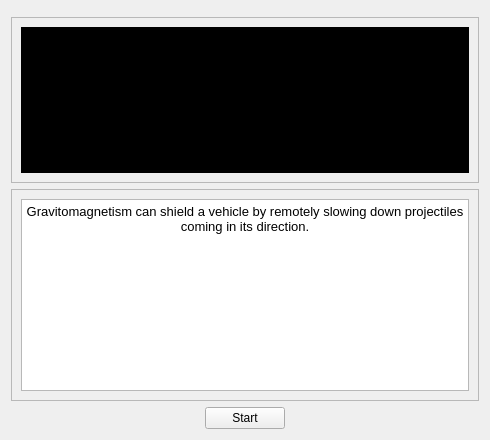
      <widget class="QWidget" name="tab_2">
       <attribute name="title">
        <string>Force Field</string>
       </attribute>
       <layout class="QVBoxLayout" name="verticalLayout_2">
        <item>
         <widget class="QFrame" name="frame_4">
          <property name="sizePolicy">
           <sizepolicy hsizetype="Preferred" vsizetype="Expanding">
            <horstretch>0</horstretch>
            <verstretch>0</verstretch>
           </sizepolicy>
          </property>
          <property name="frameShape">
           <enum>QFrame::StyledPanel</enum>
          </property>
          <property name="frameShadow">
           <enum>QFrame::Raised</enum>
          </property>
         </widget>
        </item>
        <item>
         <widget class="QFrame" name="frame_5">
          <property name="sizePolicy">
           <sizepolicy hsizetype="Preferred" vsizetype="Expanding">
            <horstretch>0</horstretch>
            <verstretch>0</verstretch>
           </sizepolicy>
          </property>
          <property name="frameShape">
           <enum>QFrame::StyledPanel</enum>
          </property>
          <property name="frameShadow">
           <enum>QFrame::Raised</enum>
          </property>
          <layout class="QHBoxLayout" name="horizontalLayout_9">
           <item>
            <widget class="QWidget" name="widget_3" native="true">
             <property name="sizePolicy">
              <sizepolicy hsizetype="Expanding" vsizetype="Preferred">
               <horstretch>0</horstretch>
               <verstretch>0</verstretch>
              </sizepolicy>
             </property>
             <property name="palette">
              <palette>
               <active>
                <colorrole role="WindowText">
                 <brush brushstyle="SolidPattern">
                  <color alpha="255">
                   <red>255</red>
                   <green>255</green>
                   <blue>255</blue>
                  </color>
                 </brush>
                </colorrole>
                <colorrole role="Button">
                 <brush brushstyle="SolidPattern">
                  <color alpha="255">
                   <red>0</red>
                   <green>0</green>
                   <blue>0</blue>
                  </color>
                 </brush>
                </colorrole>
                <colorrole role="Light">
                 <brush brushstyle="SolidPattern">
                  <color alpha="255">
                   <red>0</red>
                   <green>0</green>
                   <blue>0</blue>
                  </color>
                 </brush>
                </colorrole>
                <colorrole role="Midlight">
                 <brush brushstyle="SolidPattern">
                  <color alpha="255">
                   <red>0</red>
                   <green>0</green>
                   <blue>0</blue>
                  </color>
                 </brush>
                </colorrole>
                <colorrole role="Dark">
                 <brush brushstyle="SolidPattern">
                  <color alpha="255">
                   <red>0</red>
                   <green>0</green>
                   <blue>0</blue>
                  </color>
                 </brush>
                </colorrole>
                <colorrole role="Mid">
                 <brush brushstyle="SolidPattern">
                  <color alpha="255">
                   <red>0</red>
                   <green>0</green>
                   <blue>0</blue>
                  </color>
                 </brush>
                </colorrole>
                <colorrole role="Text">
                 <brush brushstyle="SolidPattern">
                  <color alpha="255">
                   <red>255</red>
                   <green>255</green>
                   <blue>255</blue>
                  </color>
                 </brush>
                </colorrole>
                <colorrole role="BrightText">
                 <brush brushstyle="SolidPattern">
                  <color alpha="255">
                   <red>255</red>
                   <green>255</green>
                   <blue>255</blue>
                  </color>
                 </brush>
                </colorrole>
                <colorrole role="ButtonText">
                 <brush brushstyle="SolidPattern">
                  <color alpha="255">
                   <red>255</red>
                   <green>255</green>
                   <blue>255</blue>
                  </color>
                 </brush>
                </colorrole>
                <colorrole role="Base">
                 <brush brushstyle="SolidPattern">
                  <color alpha="255">
                   <red>0</red>
                   <green>0</green>
                   <blue>0</blue>
                  </color>
                 </brush>
                </colorrole>
                <colorrole role="Window">
                 <brush brushstyle="SolidPattern">
                  <color alpha="255">
                   <red>0</red>
                   <green>0</green>
                   <blue>0</blue>
                  </color>
                 </brush>
                </colorrole>
                <colorrole role="Shadow">
                 <brush brushstyle="SolidPattern">
                  <color alpha="255">
                   <red>0</red>
                   <green>0</green>
                   <blue>0</blue>
                  </color>
                 </brush>
                </colorrole>
                <colorrole role="AlternateBase">
                 <brush brushstyle="SolidPattern">
                  <color alpha="255">
                   <red>0</red>
                   <green>0</green>
                   <blue>0</blue>
                  </color>
                 </brush>
                </colorrole>
                <colorrole role="ToolTipBase">
                 <brush brushstyle="SolidPattern">
                  <color alpha="255">
                   <red>255</red>
                   <green>255</green>
                   <blue>220</blue>
                  </color>
                 </brush>
                </colorrole>
                <colorrole role="ToolTipText">
                 <brush brushstyle="SolidPattern">
                  <color alpha="255">
                   <red>0</red>
                   <green>0</green>
                   <blue>0</blue>
                  </color>
                 </brush>
                </colorrole>
                <colorrole role="PlaceholderText">
                 <brush brushstyle="SolidPattern">
                  <color alpha="128">
                   <red>255</red>
                   <green>255</green>
                   <blue>255</blue>
                  </color>
                 </brush>
                </colorrole>
               </active>
               <inactive>
                <colorrole role="WindowText">
                 <brush brushstyle="SolidPattern">
                  <color alpha="255">
                   <red>255</red>
                   <green>255</green>
                   <blue>255</blue>
                  </color>
                 </brush>
                </colorrole>
                <colorrole role="Button">
                 <brush brushstyle="SolidPattern">
                  <color alpha="255">
                   <red>0</red>
                   <green>0</green>
                   <blue>0</blue>
                  </color>
                 </brush>
                </colorrole>
                <colorrole role="Light">
                 <brush brushstyle="SolidPattern">
                  <color alpha="255">
                   <red>0</red>
                   <green>0</green>
                   <blue>0</blue>
                  </color>
                 </brush>
                </colorrole>
                <colorrole role="Midlight">
                 <brush brushstyle="SolidPattern">
                  <color alpha="255">
                   <red>0</red>
                   <green>0</green>
                   <blue>0</blue>
                  </color>
                 </brush>
                </colorrole>
                <colorrole role="Dark">
                 <brush brushstyle="SolidPattern">
                  <color alpha="255">
                   <red>0</red>
                   <green>0</green>
                   <blue>0</blue>
                  </color>
                 </brush>
                </colorrole>
                <colorrole role="Mid">
                 <brush brushstyle="SolidPattern">
                  <color alpha="255">
                   <red>0</red>
                   <green>0</green>
                   <blue>0</blue>
                  </color>
                 </brush>
                </colorrole>
                <colorrole role="Text">
                 <brush brushstyle="SolidPattern">
                  <color alpha="255">
                   <red>255</red>
                   <green>255</green>
                   <blue>255</blue>
                  </color>
                 </brush>
                </colorrole>
                <colorrole role="BrightText">
                 <brush brushstyle="SolidPattern">
                  <color alpha="255">
                   <red>255</red>
                   <green>255</green>
                   <blue>255</blue>
                  </color>
                 </brush>
                </colorrole>
                <colorrole role="ButtonText">
                 <brush brushstyle="SolidPattern">
                  <color alpha="255">
                   <red>255</red>
                   <green>255</green>
                   <blue>255</blue>
                  </color>
                 </brush>
                </colorrole>
                <colorrole role="Base">
                 <brush brushstyle="SolidPattern">
                  <color alpha="255">
                   <red>0</red>
                   <green>0</green>
                   <blue>0</blue>
                  </color>
                 </brush>
                </colorrole>
                <colorrole role="Window">
                 <brush brushstyle="SolidPattern">
                  <color alpha="255">
                   <red>0</red>
                   <green>0</green>
                   <blue>0</blue>
                  </color>
                 </brush>
                </colorrole>
                <colorrole role="Shadow">
                 <brush brushstyle="SolidPattern">
                  <color alpha="255">
                   <red>0</red>
                   <green>0</green>
                   <blue>0</blue>
                  </color>
                 </brush>
                </colorrole>
                <colorrole role="AlternateBase">
                 <brush brushstyle="SolidPattern">
                  <color alpha="255">
                   <red>0</red>
                   <green>0</green>
                   <blue>0</blue>
                  </color>
                 </brush>
                </colorrole>
                <colorrole role="ToolTipBase">
                 <brush brushstyle="SolidPattern">
                  <color alpha="255">
                   <red>255</red>
                   <green>255</green>
                   <blue>220</blue>
                  </color>
                 </brush>
                </colorrole>
                <colorrole role="ToolTipText">
                 <brush brushstyle="SolidPattern">
                  <color alpha="255">
                   <red>0</red>
                   <green>0</green>
                   <blue>0</blue>
                  </color>
                 </brush>
                </colorrole>
                <colorrole role="PlaceholderText">
                 <brush brushstyle="SolidPattern">
                  <color alpha="128">
                   <red>255</red>
                   <green>255</green>
                   <blue>255</blue>
                  </color>
                 </brush>
                </colorrole>
               </inactive>
               <disabled>
                <colorrole role="WindowText">
                 <brush brushstyle="SolidPattern">
                  <color alpha="255">
                   <red>0</red>
                   <green>0</green>
                   <blue>0</blue>
                  </color>
                 </brush>
                </colorrole>
                <colorrole role="Button">
                 <brush brushstyle="SolidPattern">
                  <color alpha="255">
                   <red>0</red>
                   <green>0</green>
                   <blue>0</blue>
                  </color>
                 </brush>
                </colorrole>
                <colorrole role="Light">
                 <brush brushstyle="SolidPattern">
                  <color alpha="255">
                   <red>0</red>
                   <green>0</green>
                   <blue>0</blue>
                  </color>
                 </brush>
                </colorrole>
                <colorrole role="Midlight">
                 <brush brushstyle="SolidPattern">
                  <color alpha="255">
                   <red>0</red>
                   <green>0</green>
                   <blue>0</blue>
                  </color>
                 </brush>
                </colorrole>
                <colorrole role="Dark">
                 <brush brushstyle="SolidPattern">
                  <color alpha="255">
                   <red>0</red>
                   <green>0</green>
                   <blue>0</blue>
                  </color>
                 </brush>
                </colorrole>
                <colorrole role="Mid">
                 <brush brushstyle="SolidPattern">
                  <color alpha="255">
                   <red>0</red>
                   <green>0</green>
                   <blue>0</blue>
                  </color>
                 </brush>
                </colorrole>
                <colorrole role="Text">
                 <brush brushstyle="SolidPattern">
                  <color alpha="255">
                   <red>0</red>
                   <green>0</green>
                   <blue>0</blue>
                  </color>
                 </brush>
                </colorrole>
                <colorrole role="BrightText">
                 <brush brushstyle="SolidPattern">
                  <color alpha="255">
                   <red>255</red>
                   <green>255</green>
                   <blue>255</blue>
                  </color>
                 </brush>
                </colorrole>
                <colorrole role="ButtonText">
                 <brush brushstyle="SolidPattern">
                  <color alpha="255">
                   <red>0</red>
                   <green>0</green>
                   <blue>0</blue>
                  </color>
                 </brush>
                </colorrole>
                <colorrole role="Base">
                 <brush brushstyle="SolidPattern">
                  <color alpha="255">
                   <red>0</red>
                   <green>0</green>
                   <blue>0</blue>
                  </color>
                 </brush>
                </colorrole>
                <colorrole role="Window">
                 <brush brushstyle="SolidPattern">
                  <color alpha="255">
                   <red>0</red>
                   <green>0</green>
                   <blue>0</blue>
                  </color>
                 </brush>
                </colorrole>
                <colorrole role="Shadow">
                 <brush brushstyle="SolidPattern">
                  <color alpha="255">
                   <red>0</red>
                   <green>0</green>
                   <blue>0</blue>
                  </color>
                 </brush>
                </colorrole>
                <colorrole role="AlternateBase">
                 <brush brushstyle="SolidPattern">
                  <color alpha="255">
                   <red>0</red>
                   <green>0</green>
                   <blue>0</blue>
                  </color>
                 </brush>
                </colorrole>
                <colorrole role="ToolTipBase">
                 <brush brushstyle="SolidPattern">
                  <color alpha="255">
                   <red>255</red>
                   <green>255</green>
                   <blue>220</blue>
                  </color>
                 </brush>
                </colorrole>
                <colorrole role="ToolTipText">
                 <brush brushstyle="SolidPattern">
                  <color alpha="255">
                   <red>0</red>
                   <green>0</green>
                   <blue>0</blue>
                  </color>
                 </brush>
                </colorrole>
                <colorrole role="PlaceholderText">
                 <brush brushstyle="SolidPattern">
                  <color alpha="128">
                   <red>255</red>
                   <green>255</green>
                   <blue>255</blue>
                  </color>
                 </brush>
                </colorrole>
               </disabled>
              </palette>
             </property>
             <property name="autoFillBackground">
              <bool>true</bool>
             </property>
             <layout class="QHBoxLayout" name="horizontalLayout_8">
              <item>
               <widget class="ImageViewer" name="ship_3" native="true">
                <property name="minimumSize">
                 <size>
                  <width>192</width>
                  <height>128</height>
                 </size>
                </property>
               </widget>
              </item>
              <item>
               <spacer name="horizontalSpacer_6">
                <property name="orientation">
                 <enum>Qt::Horizontal</enum>
                </property>
                <property name="sizeHint" stdset="0">
                 <size>
                  <width>40</width>
                  <height>20</height>
                 </size>
                </property>
               </spacer>
              </item>
              <item>
               <widget class="ImageViewer" name="missile_3" native="true">
                <property name="sizePolicy">
                 <sizepolicy hsizetype="Fixed" vsizetype="Fixed">
                  <horstretch>0</horstretch>
                  <verstretch>0</verstretch>
                 </sizepolicy>
                </property>
                <property name="minimumSize">
                 <size>
                  <width>192</width>
                  <height>64</height>
                 </size>
                </property>
               </widget>
              </item>
             </layout>
            </widget>
           </item>
          </layout>
         </widget>
        </item>
        <item>
         <widget class="QFrame" name="frame_6">
          <property name="sizePolicy">
           <sizepolicy hsizetype="Preferred" vsizetype="Expanding">
            <horstretch>0</horstretch>
            <verstretch>0</verstretch>
           </sizepolicy>
          </property>
          <property name="frameShape">
           <enum>QFrame::StyledPanel</enum>
          </property>
          <property name="frameShadow">
           <enum>QFrame::Raised</enum>
          </property>
          <layout class="QHBoxLayout" name="horizontalLayout_10">
           <item>
            <widget class="QTextBrowser" name="textBrowser">
             <property name="sizePolicy">
              <sizepolicy hsizetype="Expanding" vsizetype="Minimum">
               <horstretch>0</horstretch>
               <verstretch>0</verstretch>
              </sizepolicy>
             </property>
             <property name="html">
              <string>&lt;!DOCTYPE HTML PUBLIC &quot;-//W3C//DTD HTML 4.0//EN&quot; &quot;http://www.w3.org/TR/REC-html40/strict.dtd&quot;&gt;
&lt;html&gt;&lt;head&gt;&lt;meta name=&quot;qrichtext&quot; content=&quot;1&quot; /&gt;&lt;style type=&quot;text/css&quot;&gt;
p, li { white-space: pre-wrap; }
&lt;/style&gt;&lt;/head&gt;&lt;body style=&quot; font-family:'Noto Sans'; font-size:10pt; font-weight:400; font-style:normal;&quot;&gt;
&lt;p align=&quot;center&quot; style=&quot; margin-top:0px; margin-bottom:0px; margin-left:0px; margin-right:0px; -qt-block-indent:0; text-indent:0px;&quot;&gt;Gravitomagnetism can shield a vehicle by remotely slowing down projectiles coming in its direction.&lt;/p&gt;&lt;/body&gt;&lt;/html&gt;</string>
             </property>
            </widget>
           </item>
          </layout>
         </widget>
        </item>
        <item>
         <layout class="QHBoxLayout" name="horizontalLayout_11">
          <item>
           <spacer name="horizontalSpacer_7">
            <property name="orientation">
             <enum>Qt::Horizontal</enum>
            </property>
            <property name="sizeHint" stdset="0">
             <size>
              <width>40</width>
              <height>20</height>
             </size>
            </property>
           </spacer>
          </item>
          <item>
           <widget class="QPushButton" name="pushButton_2">
            <property name="text">
             <string>Start</string>
            </property>
           </widget>
          </item>
          <item>
           <spacer name="horizontalSpacer_8">
            <property name="orientation">
             <enum>Qt::Horizontal</enum>
            </property>
            <property name="sizeHint" stdset="0">
             <size>
              <width>40</width>
              <height>20</height>
             </size>
            </property>
           </spacer>
          </item>
         </layout>
        </item>
       </layout>
      </widget>
